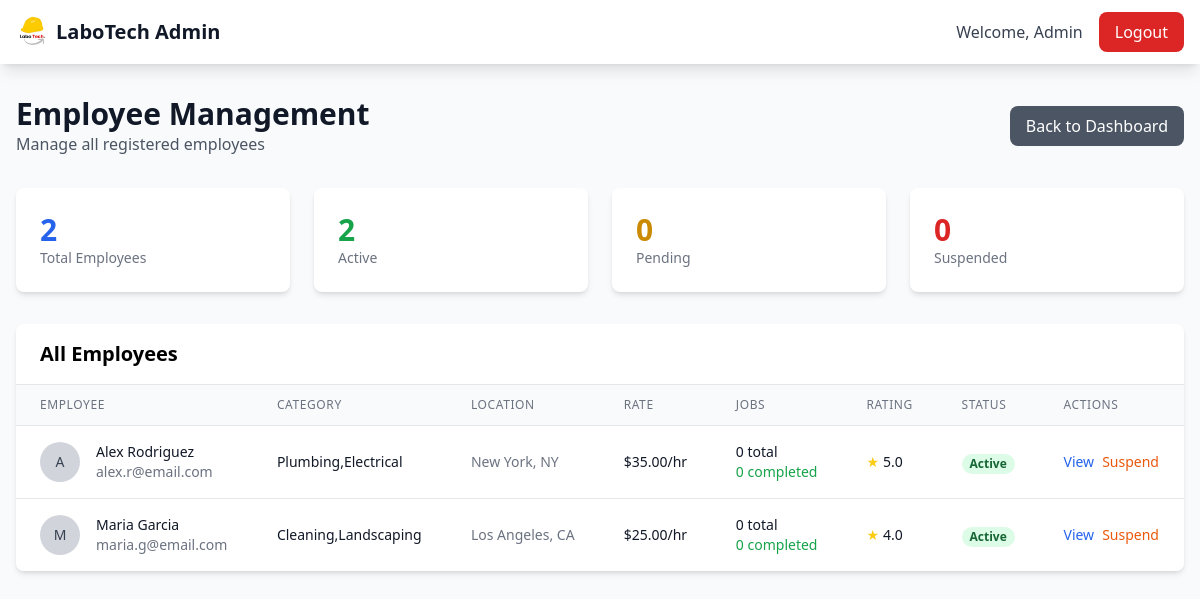
/admin/employees.php (signed in), run on the app's committed database.
### tables this page shows
CREATE TABLE IF NOT EXISTS employees (
    id INT AUTO_INCREMENT PRIMARY KEY,
    name VARCHAR(100) NOT NULL,
    email VARCHAR(100) UNIQUE NOT NULL,
    phone VARCHAR(20) NOT NULL,
    location VARCHAR(255) NOT NULL,
    job_categories VARCHAR(255) NOT NULL,
    skills TEXT,
    hourly_rate DECIMAL(10,2) NOT NULL,
    password VARCHAR(255) NOT NULL,
    status ENUM('active', 'inactive', 'pending', 'suspended') DEFAULT 'pending',
    profile_image VARCHAR(255),
    rating DECIMAL(3,2) DEFAULT 0.00,
    total_reviews INT DEFAULT 0,
    verification_status ENUM('unverified', 'verified', 'rejected') DEFAULT 'unverified',
    created_at TIMESTAMP DEFAULT CURRENT_TIMESTAMP,
    updated_at TIMESTAMP DEFAULT CURRENT_TIMESTAMP ON UPDATE CURRENT_TIMESTAMP
);

### admin/employees.php (the view, shortened to what this page needs)
<?php
try {
    $pdo = new Database();
    $conn = $pdo->open();
    $stmt = $conn->query("SELECT e.*,
                         COUNT(j.id) as total_jobs,
                         SUM(CASE WHEN j.status = 'completed' THEN 1 ELSE 0 END) as completed_jobs,
                         AVG(r.rating) as avg_rating
                         FROM employees e
                         LEFT JOIN jobs j ON e.id = j.employee_id
                         LEFT JOIN reviews r ON e.id = r.employee_id
                         GROUP BY e.id
                         ORDER BY e.created_at DESC");
    $employees = $stmt->fetchAll();
} catch (Exception $e) {
    $error = "Database error: " . $e->getMessage();
}
?>
<!DOCTYPE html>
<html lang="en">
<head>
    <script src="https://cdn.tailwindcss.com"></script>
</head>
<body class="bg-gray-50">
    <nav class="bg-white shadow-lg">
        <div class="max-w-7xl mx-auto px-4">
            <div class="flex justify-between h-16">
                <div class="flex items-center">
                    <img src="../assets/logo_without_bg.png" alt="LaboTech" class="h-8 w-auto">
                    <span class="ml-2 text-xl font-bold text-gray-900">LaboTech Admin</span>
                </div>
                <div class="flex items-center space-x-4">
                    <span class="text-gray-700">Welcome, <?php echo htmlspecialchars($_SESSION['admin_name']); ?></span>
                    <a href="../actions/logout" class="bg-red-600 text-white px-4 py-2 rounded-lg hover:bg-red-700 transition-colors">Logout</a>
                </div>
            </div>
        </div>
    </nav>
    <div class="max-w-7xl mx-auto px-4 py-8">
        <div class="flex justify-between items-center mb-8">
            <div>
                <h1 class="text-3xl font-bold text-gray-900">Employee Management</h1>
                <p class="text-gray-600">Manage all registered employees</p>
            </div>
            <a href="index" class="bg-gray-600 text-white px-4 py-2 rounded-lg hover:bg-gray-700 transition-colors">
                Back to Dashboard
            </a>
        </div>
        <div class="grid grid-cols-1 md:grid-cols-4 gap-6 mb-8">
            <?php
            $totalEmployees = count($employees);
            $activeEmployees = count(array_filter($employees, function($e) { return $e['status'] == 'active'; }));
            $pendingEmployees = count(array_filter($employees, function($e) { return $e['status'] == 'pending'; }));
            $suspendedEmployees = count(array_filter($employees, function($e) { return $e['status'] == 'suspended'; }));
            ?>
            <div class="bg-white rounded-lg shadow-md p-6">
                <div class="text-3xl font-bold text-blue-600"><?php echo $totalEmployees; ?></div>
                <div class="text-sm text-gray-500">Total Employees</div>
            </div>
            <div class="bg-white rounded-lg shadow-md p-6">
                <div class="text-3xl font-bold text-green-600"><?php echo $activeEmployees; ?></div>
                <div class="text-sm text-gray-500">Active</div>
            </div>
            <div class="bg-white rounded-lg shadow-md p-6">
                <div class="text-3xl font-bold text-yellow-600"><?php echo $pendingEmployees; ?></div>
                <div class="text-sm text-gray-500">Pending</div>
            </div>
            <div class="bg-white rounded-lg shadow-md p-6">
                <div class="text-3xl font-bold text-red-600"><?php echo $suspendedEmployees; ?></div>
                <div class="text-sm text-gray-500">Suspended</div>
            </div>
        </div>
        <div class="bg-white rounded-lg shadow-md overflow-hidden">
            <div class="px-6 py-4 border-b border-gray-200">
                <h2 class="text-xl font-semibold">All Employees</h2>
            </div>
            <div class="overflow-x-auto">
                <table class="min-w-full divide-y divide-gray-200">
                    <thead class="bg-gray-50">
                        <tr>
                            <th class="px-6 py-3 text-left text-xs font-medium text-gray-500 uppercase tracking-wider">Employee</th>
                            <th class="px-6 py-3 text-left text-xs font-medium text-gray-500 uppercase tracking-wider">Category</th>
                            <th class="px-6 py-3 text-left text-xs font-medium text-gray-500 uppercase tracking-wider">Location</th>
                            <th class="px-6 py-3 text-left text-xs font-medium text-gray-500 uppercase tracking-wider">Rate</th>
                            <th class="px-6 py-3 text-left text-xs font-medium text-gray-500 uppercase tracking-wider">Jobs</th>
                            <th class="px-6 py-3 text-left text-xs font-medium text-gray-500 uppercase tracking-wider">Rating</th>
                            <th class="px-6 py-3 text-left text-xs font-medium text-gray-500 uppercase tracking-wider">Status</th>
                            <th class="px-6 py-3 text-left text-xs font-medium text-gray-500 uppercase tracking-wider">Actions</th>
                        </tr>
                    </thead>
                    <tbody class="bg-white divide-y divide-gray-200">
                        <?php foreach ($employees as $employee): ?>
                            <tr>
                                <td class="px-6 py-4 whitespace-nowrap">
                                    <div class="flex items-center">
                                        <div class="flex-shrink-0 h-10 w-10">
                                            <div class="h-10 w-10 rounded-full bg-gray-300 flex items-center justify-center">
                                                <span class="text-sm font-medium text-gray-700">
                                                    <?php echo strtoupper(substr($employee['name'], 0, 1)); ?>
                                                </span>
                                            </div>
                                        </div>
                                        <div class="ml-4">
                                            <div class="text-sm font-medium text-gray-900"><?php echo htmlspecialchars($employee['name']); ?></div>
                                            <div class="text-sm text-gray-500"><?php echo htmlspecialchars($employee['email']); ?></div>
                                        </div>
                                    </div>
                                </td>
                                <td class="px-6 py-4 whitespace-nowrap text-sm text-gray-900"><?php echo htmlspecialchars($employee['job_categories']); ?></td>
                                <td class="px-6 py-4 whitespace-nowrap text-sm text-gray-500"><?php echo htmlspecialchars($employee['location']); ?></td>
                                <td class="px-6 py-4 whitespace-nowrap text-sm text-gray-900">$<?php echo number_format($employee['hourly_rate'], 2); ?>/hr</td>
                                <td class="px-6 py-4 whitespace-nowrap text-sm text-gray-900">
                                    <?php echo $employee['total_jobs']; ?> total<br>
                                    <span class="text-green-600"><?php echo $employee['completed_jobs']; ?> completed</span>
                                </td>
                                <td class="px-6 py-4 whitespace-nowrap text-sm text-gray-900">
                                    <?php if ($employee['avg_rating']): ?>
                                        <div class="flex items-center">
                                            <span class="text-yellow-400">★</span>
                                            <span class="ml-1"><?php echo number_format($employee['avg_rating'], 1); ?></span>
                                        </div>
                                    <?php else: ?>
                                        <span class="text-gray-400">No ratings</span>
                                    <?php endif; ?>
                                </td>
                                <td class="px-6 py-4 whitespace-nowrap">
                                    <span class="px-2 inline-flex text-xs leading-5 font-semibold rounded-full
                                        <?php
                                        switch($employee['status']) {
                                            case 'active': echo 'bg-green-100 text-green-800'; break;
                                        }
                                        ?>">
                                        <?php echo ucfirst($employee['status']); ?>
                                    </span>
                                </td>
                                <td class="px-6 py-4 whitespace-nowrap text-sm font-medium">
                                    <div class="flex space-x-2">
                                        <button onclick="viewEmployee(<?php echo $employee['id']; ?>)"
                                                class="text-blue-600 hover:text-blue-900">View</button>
                                        <?php if ($employee['status'] == 'pending'): ?>
                                            <button onclick="approveEmployee(<?php echo $employee['id']; ?>)"
                                                    class="text-green-600 hover:text-green-900">Approve</button>
                                            <button onclick="rejectEmployee(<?php echo $employee['id']; ?>)"
                                                    class="text-red-600 hover:text-red-900">Reject</button>
                                        <?php elseif ($employee['status'] == 'active'): ?>
                                            <button onclick="suspendEmployee(<?php echo $employee['id']; ?>)"
                                                    class="text-orange-600 hover:text-orange-900">Suspend</button>
                                        <?php elseif ($employee['status'] == 'suspended'): ?>
                                            <button onclick="activateEmployee(<?php echo $employee['id']; ?>)"
                                                    class="text-green-600 hover:text-green-900">Activate</button>
                                        <?php endif; ?>
                                    </div>
                                </td>
                            </tr>
                        <?php endforeach; ?>
                    </tbody>
                </table>
            </div>
        </div>
    </div>
</body>
</html>

### data on the page
employees: name "A", name "Alex Rodriguez", email "alex.r@email.com", job_categories "Plumbing,Electrical", location "New York, NY", hourly_rate "35.00", total_jobs "0", completed_jobs "0", avg_rating "5.0", status "Active"
employees: name "M", name "Maria Garcia", email "maria.g@email.com", job_categories "Cleaning,Landscaping", location "Los Angeles, CA", hourly_rate "25.00", total_jobs "0", completed_jobs "0", avg_rating "4.0", status "Active"

### other printed values
$_SESSION['admin_name'] "Admin"
$totalEmployees "2"
$activeEmployees "2"
$pendingEmployees "0"
$suspendedEmployees "0"
